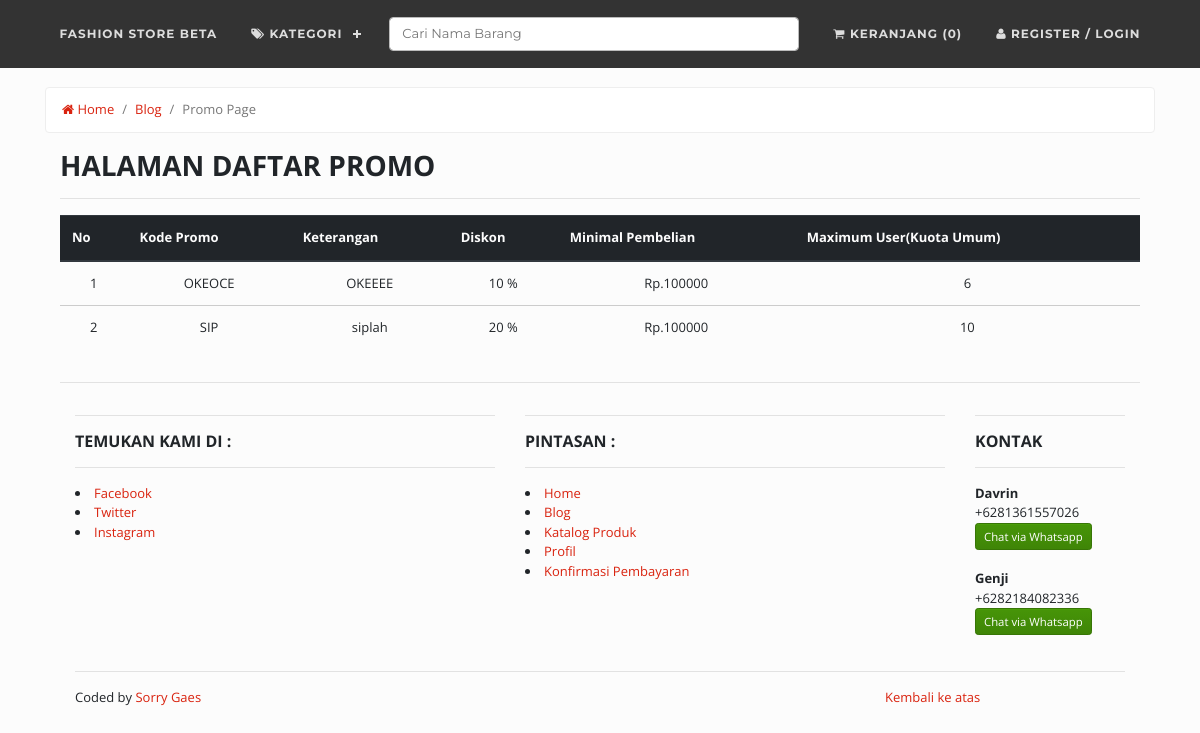
The page /index.php/page/promopage on the database its author committed.
### tables this page shows
CREATE TABLE `company` (
  `id_company` int(11) NOT NULL,
  `company_name` varchar(100) NOT NULL,
  `company_desc` text NOT NULL,
  `company_address` text NOT NULL,
  `company_maps` text NOT NULL,
  `company_phone` char(30) NOT NULL,
  `company_phone2` char(30) NOT NULL,
  `company_fax` char(30) NOT NULL,
  `company_email` char(30) NOT NULL,
  `foto` text NOT NULL,
  `foto_type` char(10) NOT NULL,
  `created` datetime NOT NULL DEFAULT CURRENT_TIMESTAMP,
  `modified` datetime DEFAULT NULL,
  `created_by` char(50) NOT NULL,
  `modified_by` char(50) NOT NULL
);

CREATE TABLE `promo` (
  `id_promo` int(11) NOT NULL,
  `kode_promo` varchar(8) NOT NULL,
  `ket_promo` varchar(100) NOT NULL,
  `discount` int(11) NOT NULL,
  `max_pembelian` int(11) NOT NULL,
  `max_users` int(11) NOT NULL
);

CREATE TABLE `kontak` (
  `id_kontak` int(11) NOT NULL,
  `nama` char(50) NOT NULL,
  `nohp` char(50) NOT NULL
);

### application/controllers/Page.php (called while the page is built, shortened)
<?php
class Page extends CI_Controller {
	function __construct()
  {
		$this->load->helper('berat_helper');
		$this->load->helper(array('form', 'url'));
		$this->load->model('Blog_model');
		$this->load->model('Cart_model');
    $this->load->model('Company_model');
		$this->load->model('Kategori_model');
		$this->load->model('Kontak_model');
    $this->load->model('Produk_model');
		$this->load->model('Komplain_model');
		$this->load->model('Page_model');
		$this->load->model('Ion_auth_model');
		$this->load->model('Testimoni_model');
		$this->load->model('Forgot_model');
    $this->data['blog_data'] 					= $this->Blog_model->get_all_sidebar();
    $this->data['company_data'] 			= $this->Company_model->get_by_company();
    $this->data['kategori_data'] 			= $this->Kategori_model->get_all();
		$this->data['kontak'] 						= $this->Kontak_model->get_all();
		$this->data['total_cart_navbar'] 	= $this->Cart_model->total_cart_navbar();
		$this->data['profil'] 						= $this->Ion_auth_model->profil();
		$this->data['itemName'] 					= $this->input->post('itemName');
		$this->data['itemNumber'] 				= "PN12345";
		$this->data['itemPrice'] 					= $this->input->post('bayartotal');
		$this->data['idtrans'] 						= $this->input->post('idtrans');
		$this->data['code'] 							= $this->input->post('code');
		$this->data['currency'] 					= "IDR";
		$this->data['lastid']							= $this->Testimoni_model->get_last_id();
  }
	public function promopage(){
		$this->data['title'] 							= 'Promo';
		$this->data['promolist']	= $this->Page_model->getPromoList();
		$this->load->view('front/page/promopage',$this->data);
	}
}

### index.php (called while the page is built, shortened)
<?php
require_once BASEPATH.'core/CodeIgniter.php';

### application/models/Company_model.php (called while the page is built, shortened)
<?php  if ( ! defined('BASEPATH')) exit('No direct script access allowed');
class Company_model extends CI_Model
{
  public $table = 'company';
  function get_by_company()
  {
    $this->db->where('id_company', '1');
    return $this->db->get($this->table)->row();
  }
}

### application/models/Page_model.php (called while the page is built, shortened)
<?php  if ( ! defined('BASEPATH')) exit('No direct script access allowed');
class Page_model extends CI_Model
{
  public $table4 = 'promo';
  public function getPromoList(){
    return $this->db->get($this->table4)->result();
  }
}

### application/models/Kontak_model.php (called while the page is built, shortened)
<?php  if ( ! defined('BASEPATH')) exit('No direct script access allowed');
class Kontak_model extends CI_Model
{
  public $table = 'kontak';
  function get_all()
  {
    return $this->db->get($this->table)->result();
  }
}

### application/views/front/page/promopage.php (the view, shortened to what this page needs)
<?php $this->load->view('front/header'); ?>
<?php $this->load->view('front/navbar'); ?>
<div class="container">
	<div class="row">
    <div class="col-lg-12">
			<nav aria-label="breadcrumb">
			  <ol class="breadcrumb">
			    <li class="breadcrumb-item"><a href="<?php echo base_url() ?>"><i class="fa fa-home"></i> Home</a></li>
					<li class="breadcrumb-item"><a href="<?php echo base_url('blog/arsip') ?>">Blog</a></li>
					<li class="breadcrumb-item active">Promo Page</li>
			  </ol>
			</nav>
    </div>
		<div class="col-lg-12">
			<div class="col-sm-12"><h1>Halaman Daftar Promo</h1><hr>
      <div class="row">
				<div class="col-lg-12">
					<table class="table">
					  <thead class="thead-dark">
					    <tr>
					      <th scope="col">No</th>
					      <th scope="col">Kode Promo</th>
					      <th scope="col">Keterangan</th>
					      <th scope="col">Diskon</th>
								<th scope="col">Minimal Pembelian</th>
								<th scope="col">Maximum User(Kuota Umum)</th>
					    </tr>
					  </thead>
					  <tbody>
							<?php $no=1; foreach($promolist as $promo) {?>
								<?php if($promo->max_users!=0) {?>
									<tr>
										<td align="center"><?php echo $no++; ?></td>
										<td align="center"><?php echo $promo->kode_promo; ?></td>
										<td align="center"><?php echo $promo->ket_promo; ?></td>
										<td align="center"><?php echo $promo->discount; ?> %</td>
										<td align="center">Rp.<?php echo $promo->max_pembelian; ?></td>
										<td align="center"><?php echo $promo->max_users; ?></td>
									</tr>
								<?php } ?>
							<?php } ?>
					  </tbody>
					</table>
				</div>
			</div>
			<hr>
		</div>
<div class="col-lg-12">
	  <?php $this->load->view('front/footer'); ?>

### application/views/front/header.php (shortened to what this page needs)
<!doctype html>
<html lang="en">
<head>
	<link href="<?php echo base_url()?>assets/template/frontend/css/theme/simplex.css" rel="stylesheet" type="text/css" />
  <link href="<?php echo base_url()?>assets/template/frontend/css/custom.css" rel="stylesheet">
  <link href="<?php echo base_url()?>assets/plugins/font-awesome/css/font-awesome.min.css" rel="stylesheet" type="text/css" />
  <link href="<?php echo base_url()?>assets/plugins/datepicker/css/bootstrap-datepicker3.css" rel="stylesheet" type="text/css" />
	<link rel="stylesheet" href="<?php echo base_url('assets/plugins/slider/slippry-1.4.0/dist/')?>slippry.css" />
	<link href="<?php echo base_url('assets/plugins/cssmenu/') ?>styles.css" rel="stylesheet">
</head>
<body>

### application/views/front/navbar.php (shortened to what this page needs)
<div id='cssmenu' class="align-center">
  <ul>
    <li><a href='<?php echo base_url() ?>'><?php echo $company_data->company_name; ?></a></li>
    <li class='active'><a href='#'><i class="fa fa-tags"></i> Kategori</a>
    </li>
    <li>
      <a href="#">
        <?php echo form_open('produk/cari_produk') ?>
          <input class="form-control mr-md-2" type="text" name="cari" size="50" placeholder="Cari Nama Barang">
        <?php echo form_close() ?>
      </a>
    </li>
    <?php if(isset($_SESSION['identity']) && $_SESSION['usertype'] == '2'){ ?>
      <li><a href="<?php echo base_url('cart') ?>"><i class="fa fa-shopping-cart"></i> Keranjang (<?php echo $total_cart_navbar ?>)</a></li>
    <?php } else { ?>
      <li><a href="<?php echo base_url('auth/login') ?>"><i class="fa fa-shopping-cart"></i> Keranjang (<?php echo $total_cart_navbar ?>)</a></li>
    <?php } ?>
    <?php if(isset($_SESSION['identity']) && $_SESSION['usertype'] == '2'){ ?>
    <li>
      <a href="#" id="navbarDropdown" role="button" data-toggle="dropdown" aria-haspopup="true" aria-expanded="false">
         <i class="fa fa-user"></i> Hi, <?php echo $this->session->userdata('username') ?>
      </a>
      <ul>
        <li><a href="<?php echo base_url('blog/arsip') ?>">Blog</a></li>
        <li><a href="<?php echo base_url('page/promopage/'); ?>">Lihat Promo</a></li>
        <li><a href="<?php echo base_url('page/halamanKomplain/').$this->session->userdata('user_id'); ?>">Halaman Komplain</a></li>
        <li><a href="<?php echo base_url('page/pending/').$lastid->trans_id ?>">Ulasan produk</a></li>
        <li><a href="<?php echo base_url('cart/history/')?>">Riwayat Transaksi</a></li>
        <li><a href="<?php echo base_url('auth/profil') ?>">Profil Saya</a></li>
        <li><a href="<?php echo base_url('auth/edit_profil/').$this->session->userdata('user_id') ?>">Edit Profil</a></li>
        <li><a href="<?php echo base_url('auth/logout') ?>">Logout</a></li>
      </ul>
    </li>
    <?php } else { ?>
    <li><a href="<?php echo base_url('auth/login') ?>"><i class="fa fa-user"></i> Register / Login</a></li>
    <?php } ?>
  </ul>
</div>
<br>

### application/views/front/footer.php
		<footer>
			<div class="container">
				<div class="row">
					<div class="col-lg-5">
						<hr><h5>Temukan Kami di :</h5><hr>
						<li><a href="https://facebook.com">Facebook</a></li>
						<li><a href="https://twitter.com">Twitter</a></li>
						<li><a href="https://instagram.com">Instagram</a></li>
					</div>
					<div class="col-lg-5">
						<hr><h5>Pintasan :</h5><hr>
						<li><a href="<?php echo base_url() ?>">Home</a></li>
						<li><a href="<?php echo base_url('blog/arsip') ?>">Blog</a></li>
						<li><a href="<?php echo base_url('produk/katalog') ?>">Katalog Produk</a></li>
						<li><a href="<?php echo base_url('profil') ?>">Profil</a></li>
						<li><a href="<?php echo base_url('konfirmasi_pembayaran') ?>">Konfirmasi Pembayaran</a></li>
					</div>
					<div class="col-lg-2">
						<hr><h5>Kontak</h5><hr>
						<?php foreach($kontak as $kontak){?>
							<b><?php echo $kontak->nama ?></b><br>
							+<?php echo $kontak->nohp ?><br>
							<a href="https://api.whatsapp.com/send?phone=+<?php echo $kontak->nohp; ?>&text=Hi%20Gan,%20Saya%20minat%20dengan%20barangnya%20yang%20di%20website">
								<button class="btn btn-sm btn-success" type="submit" name="button">Chat via Whatsapp</button>
							</a>
							<br><br>
						<?php } ?>
					</div>
					<div class="col-lg-12"><hr>
						<div class="row">
							<div class="col-md-9">
								Coded by <a href="#">Sorry Gaes</a>
							</div>
							<div class="col-md-3"><a href="#top">Kembali ke atas</a></div>
						</div>
					</div>
				</div>
			</div>
		</footer>
  </body>
</html>

### assets/template/frontend/css/custom.css (style rules this page uses)
body { padding-bottom: 20px; }
h1 { font-size: 28px; font-weight: bold; text-transform: uppercase; }
h5 { font-size: 16px; font-weight: bold; text-transform: uppercase; }
a:hover, a:visited, a:link, a:active { text-decoration: none; }

### rows shown on the page
company: company_name "FASHION STORE BETA"
promo: kode_promo "OKEOCE", ket_promo "OKEEEE", discount "10", max_pembelian "100000", max_users "6"
promo: kode_promo "SIP", ket_promo "siplah", discount "20", max_pembelian "100000", max_users "10"
kontak: nama "Davrin", nohp "6281361557026"
kontak: nama "Genji", nohp "6282184082336"

### other values the page prints
$total_cart_navbar "0"
